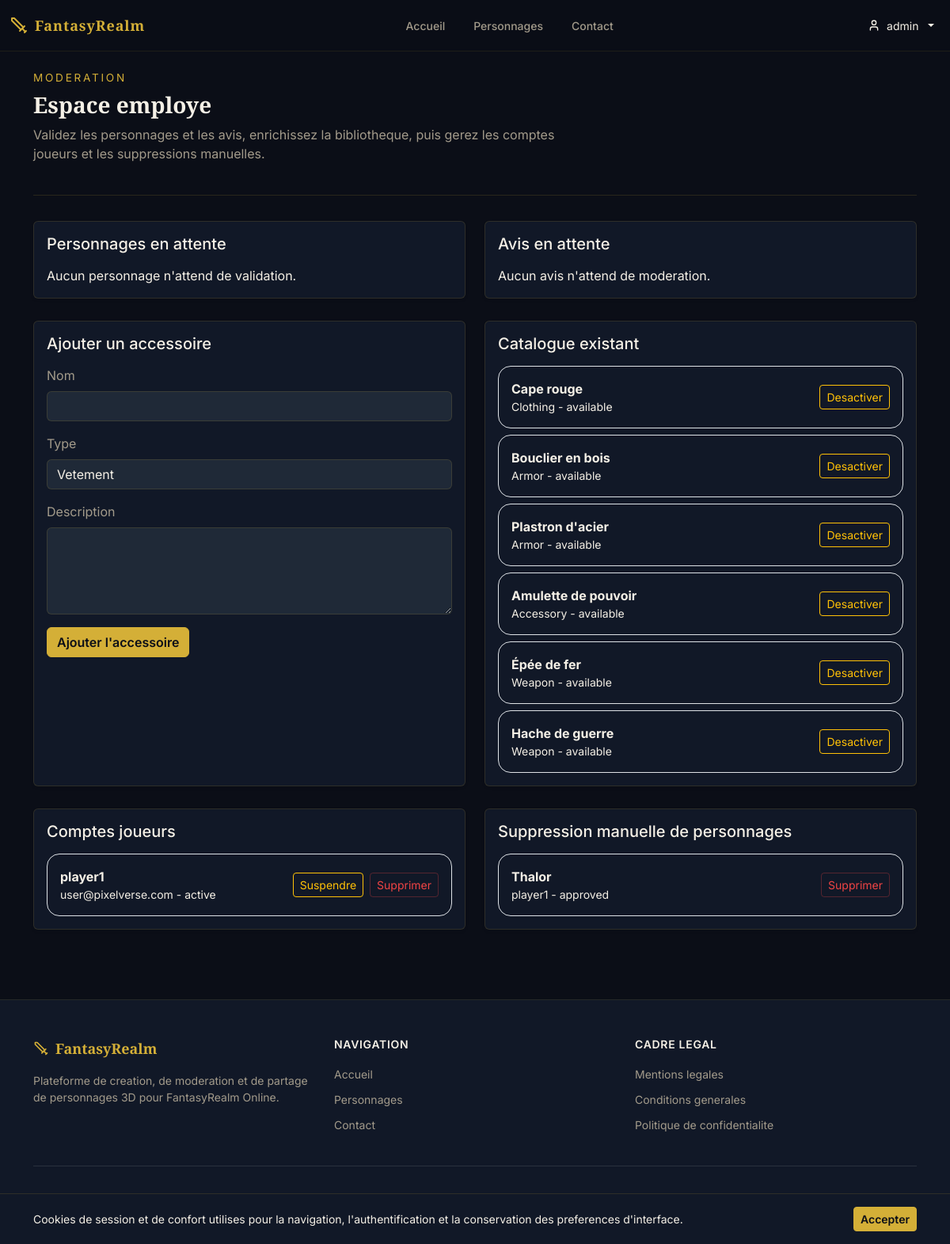
The app's page /index.php?action=employee-dashboard (signed in), older data.
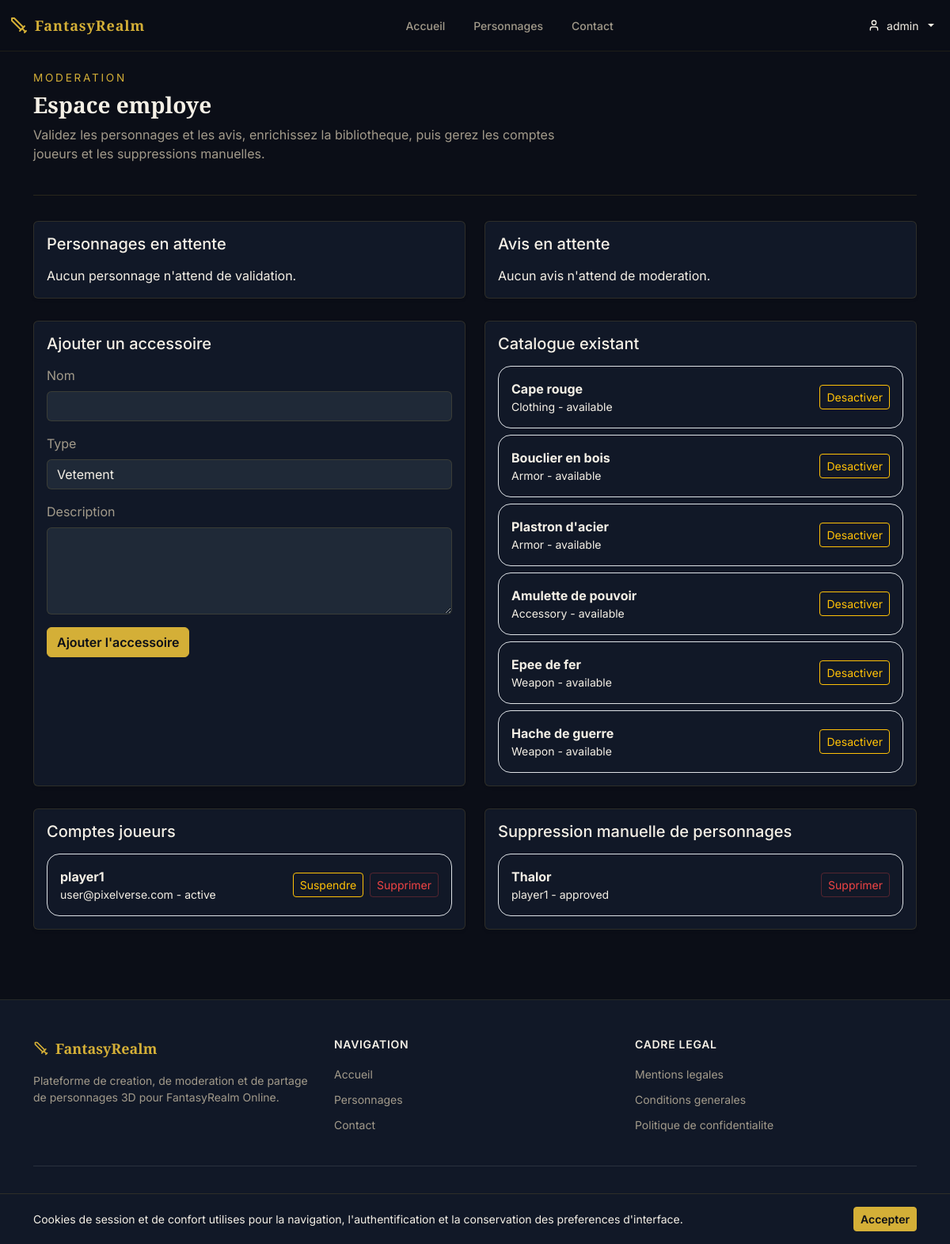
The same page, newer data.
### tables this page shows
CREATE TABLE accessories (
    id INT AUTO_INCREMENT PRIMARY KEY,
    name VARCHAR(255) NOT NULL,
    type ENUM('clothing','armor','accessory','weapon') NOT NULL,
    description TEXT,
    image_url VARCHAR(500),
    status ENUM('available','disabled') DEFAULT 'available',
    created_at DATETIME DEFAULT CURRENT_TIMESTAMP
);

CREATE TABLE users (
    id INT AUTO_INCREMENT PRIMARY KEY,
    email VARCHAR(255) NOT NULL UNIQUE,
    pseudo VARCHAR(100) NOT NULL UNIQUE,
    password_hash VARCHAR(255) NOT NULL,
    password_reset_token VARCHAR(128) DEFAULT NULL,
    password_reset_expires_at DATETIME DEFAULT NULL,
    role ENUM('user','employee','admin') DEFAULT 'user',
    status ENUM('active','suspended','deleted') DEFAULT 'active',
    created_at DATETIME DEFAULT CURRENT_TIMESTAMP,
    updated_at DATETIME DEFAULT CURRENT_TIMESTAMP ON UPDATE CURRENT_TIMESTAMP
);

CREATE TABLE characters (
    id INT AUTO_INCREMENT PRIMARY KEY,
    user_id INT NOT NULL,
    name VARCHAR(100) NOT NULL UNIQUE,
    gender ENUM('male','female') NOT NULL,
    body_style VARCHAR(50),
    ear_shape VARCHAR(50),
    eye_shape VARCHAR(50),
    nose_shape VARCHAR(50),
    mouth_shape VARCHAR(50),
    skin_color VARCHAR(50),
    hair_style VARCHAR(50),
    hair_color VARCHAR(50),
    eye_color VARCHAR(50),
    character_type VARCHAR(50),
    outfit_variant VARCHAR(50) DEFAULT NULL,
    status ENUM('pending','approved','rejected') DEFAULT 'pending',
    shared TINYINT(1) DEFAULT 0,
    rejection_reason TEXT,
    created_at DATETIME DEFAULT CURRENT_TIMESTAMP,
    updated_at DATETIME DEFAULT CURRENT_TIMESTAMP ON UPDATE CURRENT_TIMESTAMP,
    FOREIGN KEY (user_id) REFERENCES users(id) ON DELETE CASCADE
);

### controllers/EmployeeController.php (called while the page is built, shortened)
<?php
require_once __DIR__ . '/../models/Character.php';
require_once __DIR__ . '/../models/Accessory.php';
require_once __DIR__ . '/../models/User.php';
class EmployeeController {
    public static function dashboard() {
        $accessories = Accessory::getAll();
        $recentCharacters = Character::getAllForModeration();
        $managedUsers = User::getManageableUsers();
        require __DIR__ . '/../views/employee/dashboard.php';
    }
}

### index.php (called while the page is built, shortened)
<?php
require_once __DIR__ . '/public/index.php';

### models/Accessory.php (called while the page is built, shortened)
<?php
class Accessory {
    public static function getAll($status = null) {
        $db = getDB();
        if ($status) {
            $stmt = $db->prepare("SELECT * FROM accessories WHERE status = ? ORDER BY type, name");
            $stmt->execute([$status]);
        } else {
            $stmt = $db->query("SELECT * FROM accessories ORDER BY type, name");
        }
        return $stmt->fetchAll();
    }
}

### config/session.php (called while the page is built, shortened)
<?php
function csrfToken() {
    return $_SESSION['csrf_token'];
}

### models/User.php (called while the page is built, shortened)
<?php
class User {
    public static function getManageableUsers() {
        $db = getDB();
        $stmt = $db->query(
            "SELECT id, email, pseudo, role, status, created_at
             FROM users
             WHERE role = 'user'
             ORDER BY created_at DESC"
        );
        return $stmt->fetchAll();
    }
}

### models/Character.php (called while the page is built, shortened)
<?php
class Character {
    public static function getAllForModeration($limit = 20) {
        $db = getDB();
        $stmt = $db->query(
            "SELECT c.*, u.pseudo AS creator_pseudo
             FROM characters c
             JOIN users u ON c.user_id = u.id
             ORDER BY c.created_at DESC
             LIMIT " . (int) $limit
        );
        return $stmt->fetchAll();
    }
}

### views/employee/dashboard.php (the view, shortened to what the rows shown need)
<?php require __DIR__ . '/../layouts/header.php'; ?>
<section class="page-intro">
    <div>
        <h1 class="page-title">Espace employe</h1>
    </div>
</section>
<div class="row g-4">
    <div class="col-lg-6">
        <div class="card shadow-sm h-100">
            <div class="card-body">
                <h2 class="h5 mb-3">Personnages en attente</h2>
            </div>
        </div>
    </div>
    <div class="col-lg-6">
        <div class="card shadow-sm h-100">
            <div class="card-body">
                <h2 class="h5 mb-3">Avis en attente</h2>
            </div>
        </div>
    </div>
</div>
<div class="row g-4 mt-1">
    <div class="col-lg-6">
        <div class="card shadow-sm h-100">
            <div class="card-body">
                <h2 class="h5 mb-3">Ajouter un accessoire</h2>
            </div>
        </div>
    </div>
    <div class="col-lg-6">
        <div class="card shadow-sm h-100">
            <div class="card-body">
                <h2 class="h5 mb-3">Catalogue existant</h2>
                <?php if (empty($accessories)): ?>
                    <p class="text-muted mb-0">Aucun accessoire n'est encore enregistre.</p>
                <?php else: ?>
                    <div class="vstack gap-2">
                        <?php foreach ($accessories as $acc): ?>
                            <div class="border rounded-4 p-3 d-flex justify-content-between align-items-center gap-3">
                                <div>
                                    <strong><?= htmlspecialchars($acc['name']) ?></strong>
                                    <p class="mb-0 text-muted small"><?= htmlspecialchars(ucfirst($acc['type'])) ?> - <?= htmlspecialchars($acc['status']) ?></p>
                                </div>
                                <?php if ($acc['status'] === 'available'): ?>
                                    <a href="/index.php?action=employee-disable-accessory&id=<?= (int) $acc['id'] ?>&csrf=<?= urlencode(csrfToken()) ?>" class="btn btn-sm btn-outline-warning">Desactiver</a>
                                <?php else: ?>
                                    <span class="badge bg-secondary">Desactive</span>
                                <?php endif; ?>
                            </div>
                        <?php endforeach; ?>
                    </div>
                <?php endif; ?>
            </div>
        </div>
    </div>
</div>
<div class="row g-4 mt-1">
    <div class="col-lg-6">
        <div class="card shadow-sm h-100">
            <div class="card-body">
                <h2 class="h5 mb-3">Comptes joueurs</h2>
                <?php if (empty($managedUsers)): ?>
                    <p class="text-muted mb-0">Aucun compte joueur a gerer.</p>
                <?php else: ?>
                    <div class="vstack gap-2">
                        <?php foreach ($managedUsers as $user): ?>
                            <div class="border rounded-4 p-3 d-flex justify-content-between align-items-center gap-3">
                                <div>
                                    <strong><?= htmlspecialchars($user['pseudo']) ?></strong>
                                    <p class="mb-0 text-muted small"><?= htmlspecialchars($user['email']) ?> - <?= htmlspecialchars($user['status']) ?></p>
                                </div>
                                <div class="d-flex flex-wrap gap-2">
                                    <?php if ($user['status'] === 'active'): ?>
                                        <a href="/index.php?action=employee-suspend-user&id=<?= (int) $user['id'] ?>&csrf=<?= urlencode(csrfToken()) ?>" class="btn btn-sm btn-outline-warning">Suspendre</a>
                                    <?php else: ?>
                                        <span class="badge bg-secondary">Suspendu</span>
                                    <?php endif; ?>
                                    <a href="/index.php?action=employee-delete-user&id=<?= (int) $user['id'] ?>&csrf=<?= urlencode(csrfToken()) ?>" class="btn btn-sm btn-outline-danger" onclick="return confirm('Supprimer definitivement ce compte ?')">Supprimer</a>
                                </div>
                            </div>
                        <?php endforeach; ?>
                    </div>
                <?php endif; ?>
            </div>
        </div>
    </div>
    <div class="col-lg-6">
        <div class="card shadow-sm h-100">
            <div class="card-body">
                <h2 class="h5 mb-3">Suppression manuelle de personnages</h2>
                <?php if (empty($recentCharacters)): ?>
                    <p class="text-muted mb-0">Aucun personnage disponible.</p>
                <?php else: ?>
                    <div class="vstack gap-2">
                        <?php foreach ($recentCharacters as $char): ?>
                            <div class="border rounded-4 p-3 d-flex justify-content-between align-items-center gap-3">
                                <div>
                                    <strong><?= htmlspecialchars($char['name']) ?></strong>
                                    <p class="mb-0 text-muted small"><?= htmlspecialchars($char['creator_pseudo']) ?> - <?= htmlspecialchars($char['status']) ?></p>
                                </div>
                                <a href="/index.php?action=employee-delete-character&id=<?= (int) $char['id'] ?>&csrf=<?= urlencode(csrfToken()) ?>" class="btn btn-sm btn-outline-danger" onclick="return confirm('Supprimer definitivement ce personnage ?')">Supprimer</a>
                            </div>
                        <?php endforeach; ?>
                    </div>
                <?php endif; ?>
            </div>
        </div>
    </div>
</div>
<?php require __DIR__ . '/../layouts/footer.php'; ?>

Row changes from the older to the newer data that the page shows:
changed accessories: name "Épée de fer" → "Epee de fer"
